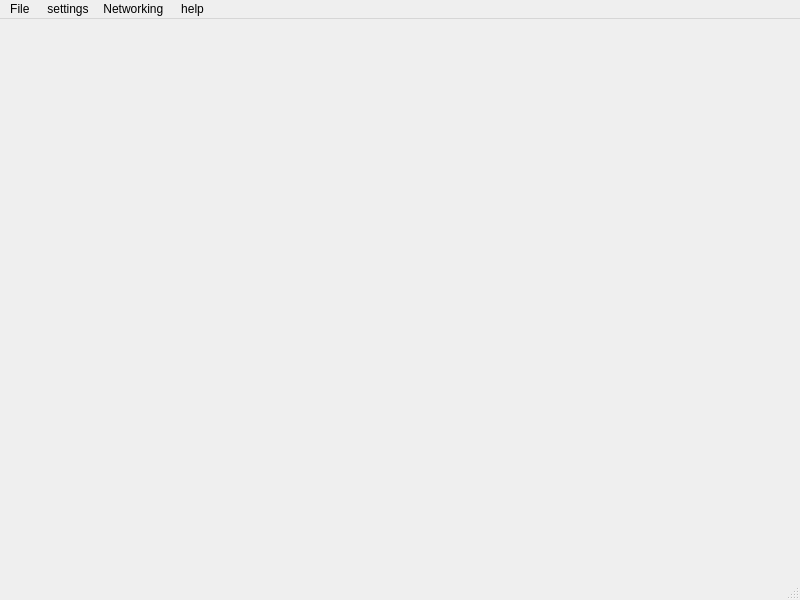
<?xml version="1.0" encoding="UTF-8"?>
<ui version="4.0">
 <class>RoboticsCodGen</class>
 <widget class="QMainWindow" name="RoboticsCodGen">
  <property name="geometry">
   <rect>
    <x>0</x>
    <y>0</y>
    <width>800</width>
    <height>600</height>
   </rect>
  </property>
  <property name="windowTitle">
   <string>Robotics Code Generator</string>
  </property>
  <widget class="QWidget" name="centralwidget"/>
  <widget class="QStatusBar" name="statusbar"/>
  <widget class="QMenuBar" name="menubar">
   <property name="geometry">
    <rect>
     <x>0</x>
     <y>0</y>
     <width>800</width>
     <height>21</height>
    </rect>
   </property>
   <widget class="QMenu" name="menuFile">
    <property name="title">
     <string>File </string>
    </property>
    <addaction name="actionOpen"/>
    <addaction name="actionsave"/>
    <addaction name="actionsave_as"/>
   </widget>
   <widget class="QMenu" name="menusettings">
    <property name="title">
     <string>settings</string>
    </property>
    <widget class="QMenu" name="menuVision_system">
     <property name="title">
      <string>Vision system </string>
     </property>
     <addaction name="actionImage_to_Text"/>
     <addaction name="actionObject_recognition"/>
     <addaction name="actionFacial_recognition"/>
     <addaction name="actionAnimal_recognition"/>
     <addaction name="actionEdge_detection"/>
     <addaction name="actionColor_detection"/>
     <addaction name="actionFeature_extraction"/>
    </widget>
    <addaction name="separator"/>
    <addaction name="actionIoT"/>
    <addaction name="menuVision_system"/>
    <addaction name="actionNavigation_system"/>
    <addaction name="actionTooling_automation"/>
    <addaction name="actionSpeech_recognition"/>
    <addaction name="actionText_to_speech"/>
    <addaction name="actionMotion_joints_calibration"/>
    <addaction name="actionData"/>
    <addaction name="actionMachinelearning"/>
    <addaction name="actionA_I"/>
    <addaction name="actionDeep_Learning"/>
    <addaction name="actionKinamatic_function"/>
   </widget>
   <widget class="QMenu" name="menuhelp">
    <property name="title">
     <string>help</string>
    </property>
   </widget>
   <widget class="QMenu" name="menuNetworking">
    <property name="title">
     <string>Networking </string>
    </property>
    <addaction name="actionGoogle_cloud"/>
    <addaction name="actionGoogle_drive"/>
   </widget>
   <addaction name="menuFile"/>
   <addaction name="menusettings"/>
   <addaction name="menuNetworking"/>
   <addaction name="menuhelp"/>
  </widget>
  <action name="actionOpen">
   <property name="text">
    <string>Open</string>
   </property>
  </action>
  <action name="actionsave">
   <property name="text">
    <string>save </string>
   </property>
  </action>
  <action name="actionsave_as">
   <property name="text">
    <string>save as </string>
   </property>
  </action>
  <action name="actionIoT">
   <property name="text">
    <string>IoT</string>
   </property>
  </action>
  <action name="actionNavigation_system">
   <property name="text">
    <string>Navigation system</string>
   </property>
  </action>
  <action name="actionTooling_automation">
   <property name="text">
    <string>Tooling automation</string>
   </property>
  </action>
  <action name="actionSpeech_recognition">
   <property name="text">
    <string>Speech recognition </string>
   </property>
  </action>
  <action name="actionText_to_speech">
   <property name="text">
    <string>Text to speech  services </string>
   </property>
  </action>
  <action name="actionMotion_joints_calibration">
   <property name="text">
    <string>Motion joints calibration</string>
   </property>
  </action>
  <action name="actionData">
   <property name="text">
    <string>Data </string>
   </property>
  </action>
  <action name="actionMachinelearning">
   <property name="text">
    <string>Machinelearning </string>
   </property>
  </action>
  <action name="actionA_I">
   <property name="text">
    <string>A.I </string>
   </property>
  </action>
  <action name="actionDeep_Learning">
   <property name="text">
    <string>Deep Learning </string>
   </property>
  </action>
  <action name="actionKinamatic_function">
   <property name="text">
    <string>Kinamatic function </string>
   </property>
  </action>
  <action name="actionGoogle_cloud">
   <property name="text">
    <string>Google cloud</string>
   </property>
  </action>
  <action name="actionGoogle_drive">
   <property name="text">
    <string>Google drive</string>
   </property>
  </action>
  <action name="actionImage_to_Text">
   <property name="text">
    <string>Image to Text</string>
   </property>
  </action>
  <action name="actionObject_recognition">
   <property name="text">
    <string>Object recognition</string>
   </property>
  </action>
  <action name="actionFacial_recognition">
   <property name="text">
    <string>Facial recognition </string>
   </property>
  </action>
  <action name="actionAnimal_recognition">
   <property name="text">
    <string>Animal recognition </string>
   </property>
  </action>
  <action name="actionEdge_detection">
   <property name="text">
    <string>Edge detection</string>
   </property>
  </action>
  <action name="actionColor_detection">
   <property name="text">
    <string>Color detection </string>
   </property>
  </action>
  <action name="actionFeature_extraction">
   <property name="text">
    <string>Feature extraction </string>
   </property>
  </action>
 </widget>
 <resources/>
 <connections/>
</ui>
